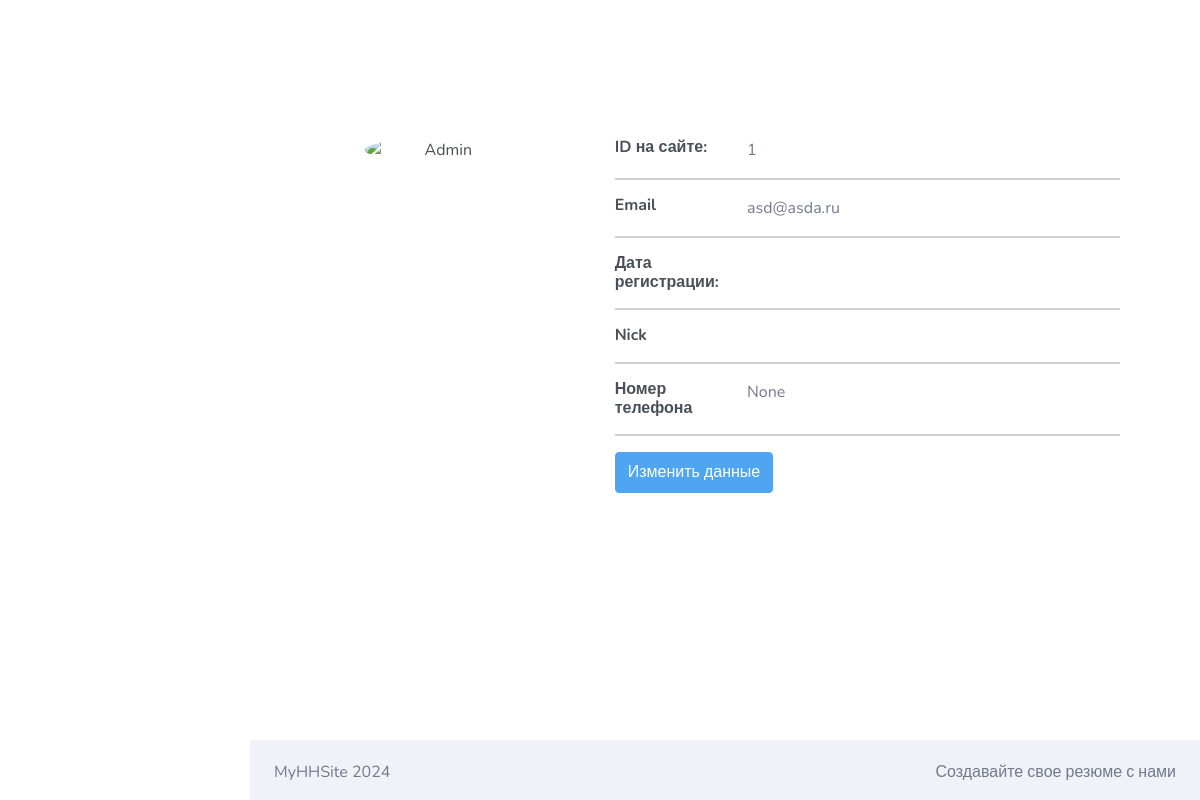
The page /authentication/profile/ (signed in) on the database as committed earlier.
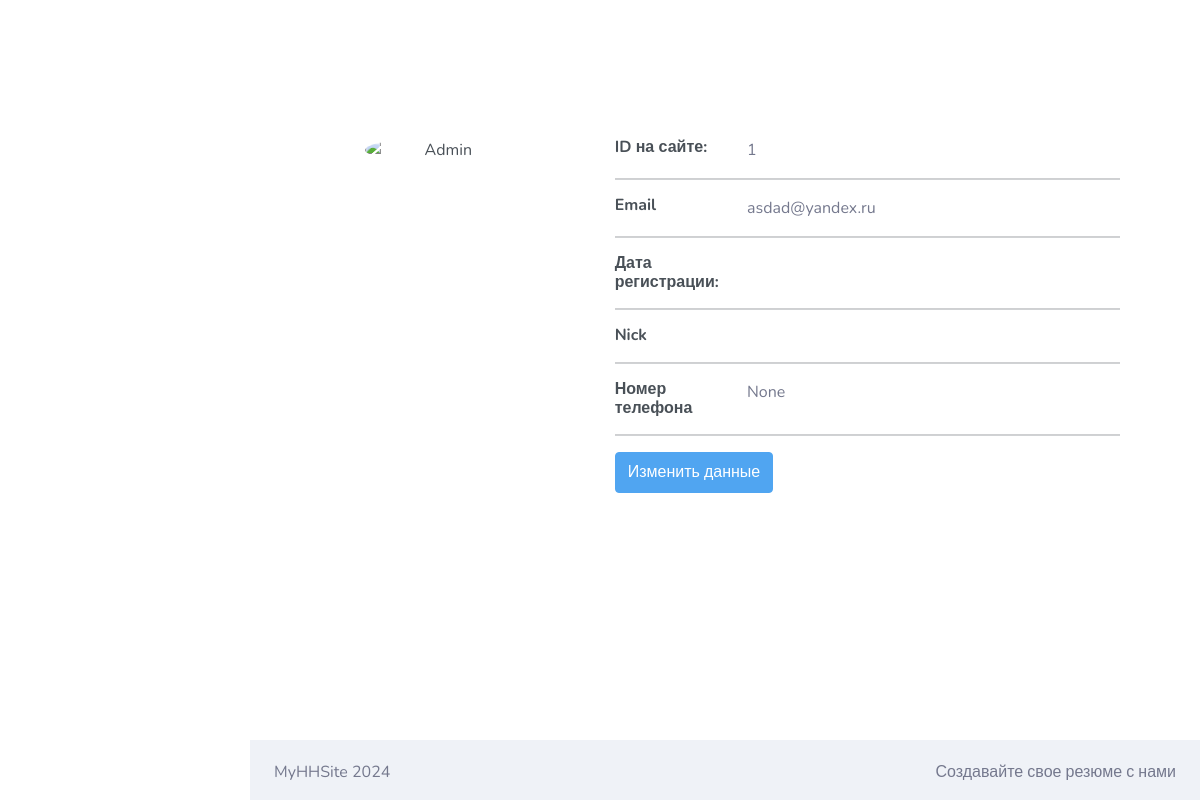
The same page on the database as committed later.
### authentication/models.py (models this page shows)
class User(AbstractUser):
    photo = models.ImageField(upload_to="users/%Y/%m/%d/", blank=True, null=True, verbose_name="Фотография")
    date_brith = models.DateTimeField(blank=True, null=True, verbose_name="Дата рождения")
    number_phone = models.IntegerField(verbose_name="Номер телефона", null=True)

### authentication/views.py (the view)
# urls.py: path('profile/', views.ShowProfile.as_view()),
class ShowProfile(LoginRequiredMixin, DetailView):
    model = get_user_model()
    login_url = '/login/'
    template_name = 'authentication/profile.html'
    def get_object(self, queryset=None):
        return self.request.user

### user_application/templatetags/auth_extras.py (called while the page is built)
@register.filter(name='has_group')
def has_group(user, group_name):
    try:
        group =  Group.objects.get(name=group_name)
    except Group.DoesNotExist:
        return False
    return group in user.groups.all()

### authentication/templates/authentication/profile.html (shortened to what this page needs)
{% extends 'user_application/base.html' %}
{% block content %}
<div class="container">
    <div class="main-body">
          <div class="row gutters-sm">
            <div class="col-md-4 mb-3">
              <div class="card">
                <div class="card-body">
                  <div class="d-flex flex-column align-items-center text-center">
                    <img src="https://bootdey.com/img/Content/avatar/avatar7.png" alt="Admin" class="rounded-circle" width="150">
                  </div>
                </div>
              </div>
            </div>
            <div class="col-md-8">
              <div class="card mb-3">
                <div class="card-body">
                  <div class="row">
                    <div class="col-sm-3">
                      <h6 class="mb-0">ID на сайте:</h6>
                    </div>
                    <div class="col-sm-9 text-secondary">
                      {{object.pk}}
                    </div>
                  </div>
                  <hr>
                  <div class="row">
                    <div class="col-sm-3">
                      <h6 class="mb-0">Email</h6>
                    </div>
                    <div class="col-sm-9 text-secondary">
                      {{object.email}}
                    </div>
                  </div>
                  <hr>
                  <div class="row">
                    <div class="col-sm-3">
                      <h6 class="mb-0">Дата регистрации:</h6>
                    </div>
                    <div class="col-sm-9 text-secondary">
                    </div>
                  </div>
                  <hr>
                  <div class="row">
                    <div class="col-sm-3">
                      <h6 class="mb-0">Nick</h6>
                    </div>
                    <div class="col-sm-9 text-secondary">
                    </div>
                  </div>
                  <hr>
                  <div class="row">
                    <div class="col-sm-3">
                      <h6 class="mb-0">Номер телефона</h6>
                    </div>
                    <div class="col-sm-9 text-secondary">
                      {{object.number_phone}}
                    </div>
                  </div>
                  <hr>
                  <div class="row">
                    <div class="col-sm-12">
                      <a class="btn btn-info " target="__blank" href="{% url 'profile:edit' %}">Изменить данные</a>
                    </div>
                  </div>
                </div>
              </div>
            </div>
          </div>
        </div>
    </div>
{% endblock content %}

Rows that differ between the two databases and show on the page:
changed User "None": email "asd@asda.ru" → "asdad@yandex.ru"
